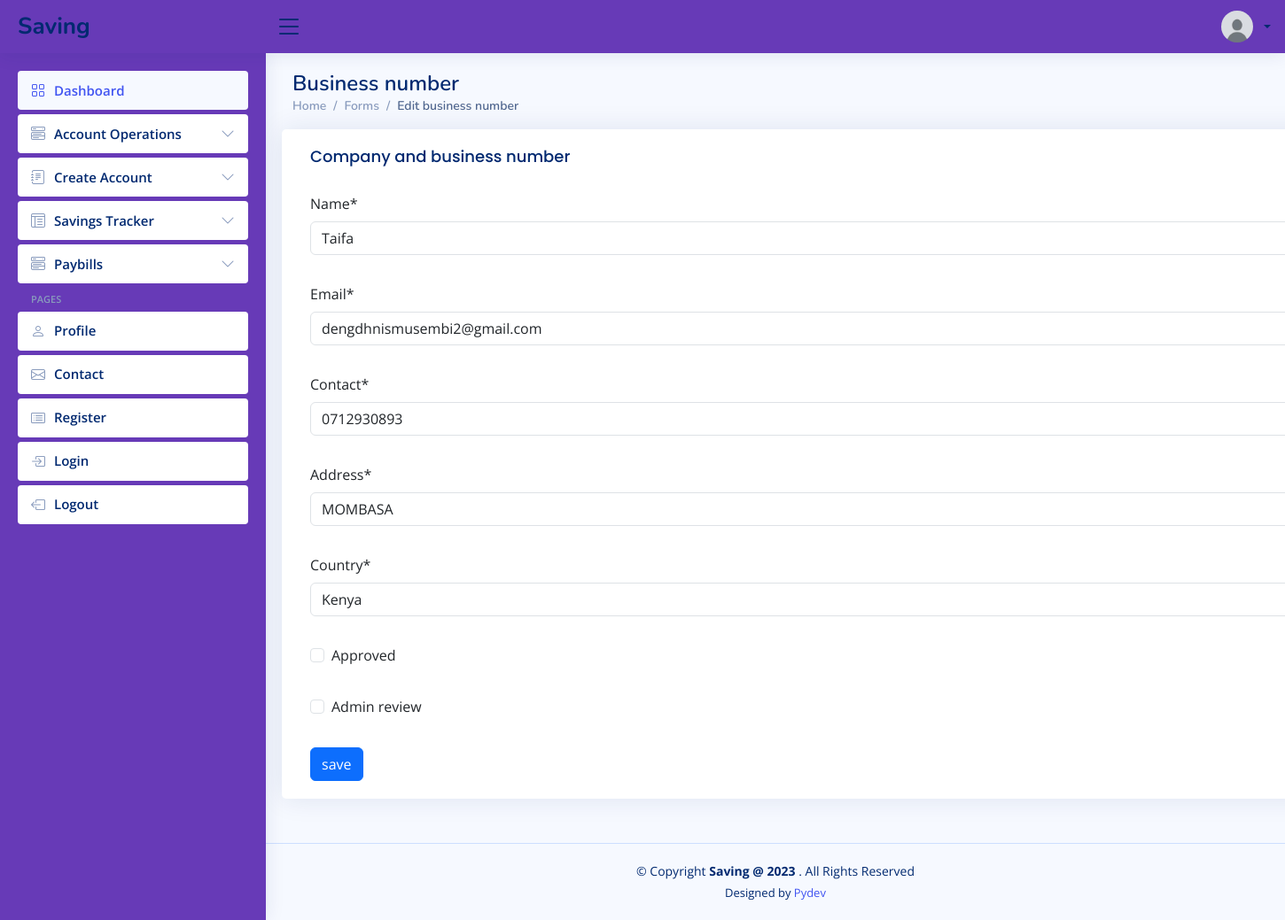
The page /operations/approve_business_number (signed in) on the database its author committed.
### accounts/models.py (models this page shows, shortened)
class User(AbstractUser):
	is_account_staff = models.BooleanField("Is account_staff", default=False)
	is_customer = models.BooleanField("Is customer", default=False)
	is_employee = models.BooleanField("Is employee", default=False)

class Profile(models.Model):
	user             = models.OneToOneField(settings.AUTH_USER_MODEL, on_delete=models.CASCADE)
	image            = models.ImageField(default="default.jpg", upload_to="profile_pics")
	about            = models.TextField()
	company          = models.CharField(max_length=100, blank=True, null=True)
	job              = models.CharField(max_length=100, blank=True, null=True)
	country          = models.CharField(max_length=100, blank=True, null=True)
	address          = models.CharField(max_length=100, blank=True, null=True)
	phone            = models.CharField(max_length=100, blank=True, null=True)
	twitter_profile  = models.CharField(max_length=100, blank=True, null=True)
	facebook_profile = models.CharField(max_length=100, blank=True, null=True)
	instagram_profile = models.CharField(max_length=100, blank=True, null=True)
	linkedin_profile = models.CharField(max_length=100, blank=True, null=True)

### savings/models.py (models this page shows, shortened)
class Company(models.Model):
	name = models.CharField(max_length=50, unique=True)
	email = models.EmailField(unique=True)
	contact = models.CharField(max_length=50)
	address = models.CharField(max_length=50)
	country = models.CharField(max_length=50)
	approved = models.BooleanField(default=False)
	admin_review = models.BooleanField(default=False)
	registered_on = models.DateField(auto_now_add=True)

### userdata/views.py (the view)
# urls.py: path("approve_business_number", views.business_number_approval,
@permission_required("accounts.change_user", raise_exception=True)
def business_number_approval(request):
    bus_num = Company.objects.filter(business_numbers__isnull=True).first()
    all_com = Company.objects.all()
    tran_date = timezone.now()
    if bus_num is not None:
        if request.method == "POST":
            c_form = EditCompanyForm(request.POST, instance=bus_num)
            if c_form.is_valid():
                company = c_form.save(commit=False)
                business_number = generate_business_numbers()
                BusinessNumber.objects.create(buss_number=business_number,
                        company=company)
                company.save()
            messages.success(request, f"Successfully saved.")
            data = f"{tran_date}: {admin} updated {bus_num.name} details\n"
            write_to_bus_file(data)
            return redirect("userdata:business_number_approval")
        else:
            c_form = EditCompanyForm(instance=bus_num)
        context = {
                "c_form": c_form,
                }
        return render(request, "userdata/business_number_approval.html", context)
    else:
        context = {
                "all_com": all_com,
                }
        return render(request, "userdata/business_number_approval.html", context)

### userdata/forms.py
class EditCompanyForm(forms.ModelForm):
    class Meta:
        model = Company
        fields = ["name", "email", "contact", "address", "country",
                "approved", "admin_review"
                ]

### savings/classes.py (called while the page is built)
def get_transaction_history(user):
	accounts = user.account_set.all()#Account.objects.filter(user=user)
	transactions = Statements.objects.filter(account_number__in=accounts).order_by("-transaction_date")
	return transactions

def get_account_details(user):
	details = Account.objects.filter(user=user)
	return details

def get_calender():
	current_date = datetime.now()
	current_year = current_date.year
	month = current_date.month
	day = current_date.day
	month_name = calendar.month_name[month]
	cal = calendar.monthcalendar(current_year, month)
	return month_name, current_year, cal, day

### templates/userdata/business_number_approval.html (shortened to what this page needs)
{% extends "savings/forms_layout.html" %}
{% load static %}
{% block edit_business_number %}
<div class="pagetitle">
  <h1>Business number</h1>
  <nav>
    <ol class="breadcrumb">
      <li class="breadcrumb-item"><a href="{% url 'staff_home' %}">Home</a></li>
      <li class="breadcrumb-item">Forms</li>
      <li class="breadcrumb-item active">Edit business number</li>
    </ol>
  </nav>
</div>
<section class="section">
  <div class="row">
    <div class="card">
      <div class="card-body">
        <h5 class="card-title">Company and business number </h5>
        {% if c_form %}
        <form action="{% url 'userdata:business_number_approval' %}"
        method="POST" class="row g-3 needs-validation" novalidate>
          {% csrf_token %} {{c_form|crispy}}
          <br>
          <div class="col-12">
            <button class="btn btn-primary" type="submit">save</button>
          </div>
        </form>
        {% else %}
        {% for com in all_com %}
        <h4>{{ com.name }}</h4>
        {% endfor %}
        {% endif %}
      </div>
    </div>
  </div>
</section>
{% endblock %}

### templates/savings/forms_layout.html (shortened to what this page needs)
{% load static %}
<!DOCTYPE html>
<html lang="en">
  <head>
    <link
      href="{% static 'assets/vendor/bootstrap/css/bootstrap.min.css' %}"
      rel="stylesheet"
    />
    <link
      href="{% static 'assets/vendor/bootstrap-icons/bootstrap-icons.css' %}"
      rel="stylesheet"
    />
    <link
      href="{% static 'assets/vendor/boxicons/css/boxicons.min.css' %}"
      rel="stylesheet"
    />
    <link
      href="{% static 'assets/vendor/quill/quill.snow.css' %}"
      rel="stylesheet"
    />
    <link
      href="{% static 'assets/vendor/quill/quill.bubble.css' %}"
      rel="stylesheet"
    />
    <link
      href="{% static 'assets/vendor/remixicon/remixicon.css' %}"
      rel="stylesheet"
    />
    <link
      href="{% static 'assets/vendor/simple-datatables/style.css' %}"
      rel="stylesheet"
    />
    <link href="{% static 'assets/css/style.css' %}" rel="stylesheet" />
    <link href="{% static 'assets/css/more.css' %}" rel="stylesheet" />
  </head>
  <body>
    <header id="header" class="header fixed-top d-flex align-items-center">
      <div class="d-flex align-items-center justify-content-between">
        <a href="{% url 'savings' %}" class="logo d-flex align-items-center">
          <span class="d-none d-lg-block">Saving</span>
        </a>
        <i class="bi bi-list toggle-sidebar-btn"></i>
      </div>
      <nav class="header-nav ms-auto">
        <ul class="d-flex align-items-center">
          <li class="nav-item dropdown pe-3">
            <a
              class="nav-link nav-profile d-flex align-items-center pe-0"
              href="#"
              data-bs-toggle="dropdown"
            >
              <img
                src="{{user.profile.image.url}}"
                alt="Profile"
                class="rounded-circle"
              />
              <span class="d-none d-md-block dropdown-toggle ps-2"
                >{{user.first_name|slice:"0:1"}} {{user.last_name}}</span
              > </a
            >
          </li>
        </ul>
      </nav>
    </header>
    <aside id="sidebar" class="sidebar">
      <ul class="sidebar-nav" id="sidebar-nav">
        <li class="nav-item">
          <a class="nav-link" href="{% url 'savings' %}">
            <i class="bi bi-grid"></i>
            <span>Dashboard</span>
          </a>
        </li>
        <li class="nav-item">
          <a
            class="nav-link collapsed"
            data-bs-target="#components-nav"
            data-bs-toggle="collapse"
            href="#"
          >
            <i class="bi bi-menu-button-wide"></i><span>Account Operations</span
            ><i class="bi bi-chevron-down ms-auto"></i>
          </a>
        </li>
        <li class="nav-item">
          <a
            class="nav-link collapsed"
            data-bs-target="#forms-nav"
            data-bs-toggle="collapse"
            href="#"
          >
            <i class="bi bi-journal-text"></i><span>Create Account</span
            ><i class="bi bi-chevron-down ms-auto"></i>
          </a>
        </li>
        <li class="nav-item">
          <a
            class="nav-link collapsed"
            data-bs-target="#tables-nav"
            data-bs-toggle="collapse"
            href="#"
          >
            <i class="bi bi-layout-text-window-reverse"></i><span>Savings Tracker</span>
            <i class="bi bi-chevron-down ms-auto"></i>
          </a>
        </li>
        <li class="nav-item">
          <a class="nav-link collapsed"
          data-bs-target="#charts-nav"
          data-bs-toggle="collapse"
          href="#">
            <i class="bi bi-menu-button-wide"></i><span>Paybills</span>
            <i class="bi bi-chevron-down ms-auto"></i>
          </a>
        </li>
        <li class="nav-heading">Pages</li>
        <li class="nav-item">
          <a class="nav-link collapsed" href="{% url 'userprofile' %}">
            <i class="bi bi-person"></i>
            <span>Profile</span>
          </a>
        </li>
        <li class="nav-item">
          <a class="nav-link collapsed" href="{% url 'contact_us' %}">
            <i class="bi bi-envelope"></i>
            <span>Contact</span>
          </a>
        </li>
        <li class="nav-item">
          <a class="nav-link collapsed" href="{% url 'register' %}">
            <i class="bi bi-card-list"></i>
            <span>Register</span>
          </a>
        </li>
        <li class="nav-item">
          <a class="nav-link collapsed" href="{% url 'login' %}">
            <i class="bi bi-box-arrow-in-right"></i>
            <span>Login</span>
          </a>
        </li>
        <li class="nav-item">
          <a class="nav-link collapsed" href="{% url 'logout' %}">
            <i class="bi bi-box-arrow-left"></i>
            <span>Logout</span>
          </a>
        </li>
      </ul>
    </aside>
    <main id="main" class="main container">
      {% block edit_business_number %}
      {% endblock %}
    </main>
    <footer id="footer" class="footer">
      <div class="copyright">
        &copy; Copyright <strong><span>Saving @ 2023 </span></strong>. All
        Rights Reserved
      </div>
      <div class="credits">Designed by <a href="">Pydev</a></div>
    </footer>
  </body>
</html>

### static/assets/css/style.css (style rules this page uses)
:root { scroll-behavior: smooth; }
body { font-family: "Open Sans", sans-serif; background: #f6f9ff; color: #444444; }
a { color: #4154f1; text-decoration: none; }
h1, h2, h3, h4, h5, h6 { font-family: "Nunito", sans-serif; }
#main { margin-top: 60px; padding: 20px 30px; transition: all 0.3s; }
.pagetitle { margin-bottom: 10px; }
.pagetitle h1 { font-size: 24px; margin-bottom: 0; font-weight: 600; color: #012970; }
.card { margin-bottom: 30px; border: none; border-radius: 5px; box-shadow: 0px 0 30px rgba(1, 41, 112, 0.1); }
.card-title { padding: 20px 0 15px 0; font-size: 18px; font-weight: 500; color: #012970; font-family: "Poppins", sans-serif; }
.card-body { padding: 0 20px 20px 20px; }
.breadcrumb { font-size: 14px; font-family: "Nunito", sans-serif; color: #899bbd; font-weight: 600; }
.breadcrumb a { color: #899bbd; transition: 0.3s; }
.breadcrumb .breadcrumb-item::before { color: #899bbd; }
.breadcrumb .active { color: #51678f; font-weight: 600; }
.logo { line-height: 1; }
@media (min-width: 1200px) { .logo { width: 280px; } }
.logo span { font-size: 26px; font-weight: 700; color: #012970; font-family: "Nunito", sans-serif; }
.header { transition: all 0.5s; z-index: 997; height: 60px; box-shadow: 0px 2px 20px rgba(1, 41, 112, 0.1); background-color: #673AB7; padding-left: 20px; }
.header .toggle-sidebar-btn { font-size: 32px; padding-left: 10px; cursor: pointer; color: #012970; }
.header-nav ul { list-style: none; }
.header-nav>ul { margin: 0; padding: 0; }
.header-nav .nav-profile { color: #012970; }
.header-nav .nav-profile img { max-height: 36px; }
.header-nav .nav-profile span { font-size: 14px; font-weight: 600; }
.sidebar { position: fixed; top: 60px; left: 0; bottom: 0; width: 300px; z-index: 996; transition: all 0.3s; padding: 20px; overflow-y: auto; scrollbar-width: thin; scrollbar-color: #aab7cf transparent; box-shadow: 0px 0px 20px rgba(1, 41, 112, 0.1); background-color: #673AB7; }
@media (min-width: 1200px) { #main, #footer { margin-left: 300px; } }
.sidebar-nav { padding: 0; margin: 0; list-style: none; }
.sidebar-nav li { padding: 0; margin: 0; list-style: none; }
.sidebar-nav .nav-item { margin-bottom: 5px; }
.sidebar-nav .nav-heading { font-size: 11px; text-transform: uppercase; color: #899bbd; font-weight: 600; margin: 10px 0 5px 15px; }
.sidebar-nav .nav-link { display: flex; align-items: center; font-size: 15px; font-weight: 600; color: #4154f1; transition: 0.3; background: #f6f9ff; padding: 10px 15px; border-radius: 4px; }
.sidebar-nav .nav-link i { font-size: 16px; margin-right: 10px; color: #4154f1; }
.sidebar-nav .nav-link.collapsed { color: #012970; background: #fff; }
.sidebar-nav .nav-link.collapsed i { color: #899bbd; }
.sidebar-nav .nav-link .bi-chevron-down { margin-right: 0; transition: transform 0.2s ease-in-out; }
.footer { padding: 20px 0; font-size: 14px; transition: all 0.3s; border-top: 1px solid #cddfff; }
.footer .copyright { text-align: center; color: #012970; }
.footer .credits { padding-top: 5px; text-align: center; font-size: 13px; color: #012970; }

### static/assets/css/more.css (style rules this page uses)
*, *:before, *:after { box-sizing: border-box; }
html { height: 100%; }

### rows shown on the page
User: profile.image (placeholder picture)
Company: name "Taifa", email "dengdhnismusembi2@gmail.com", contact "0712930893", address "MOMBASA", country "Kenya"
